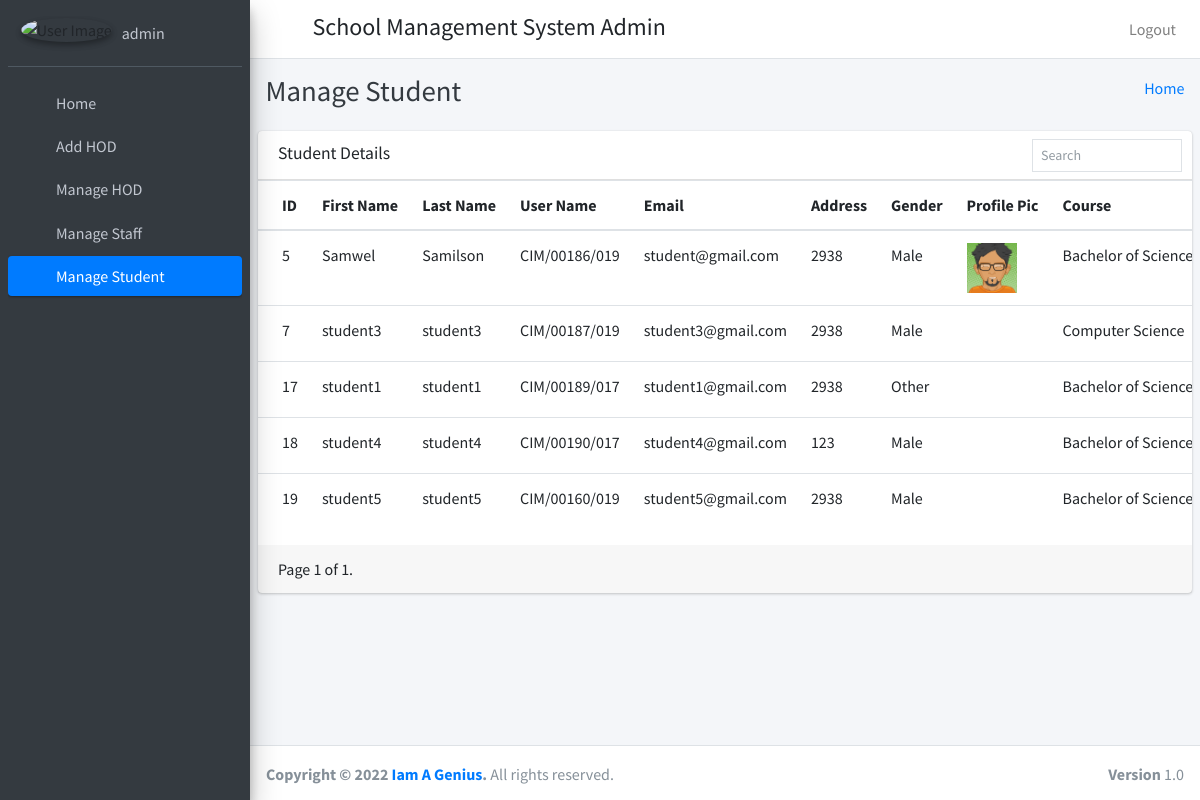
Before: /Student (signed in) with the older database file.
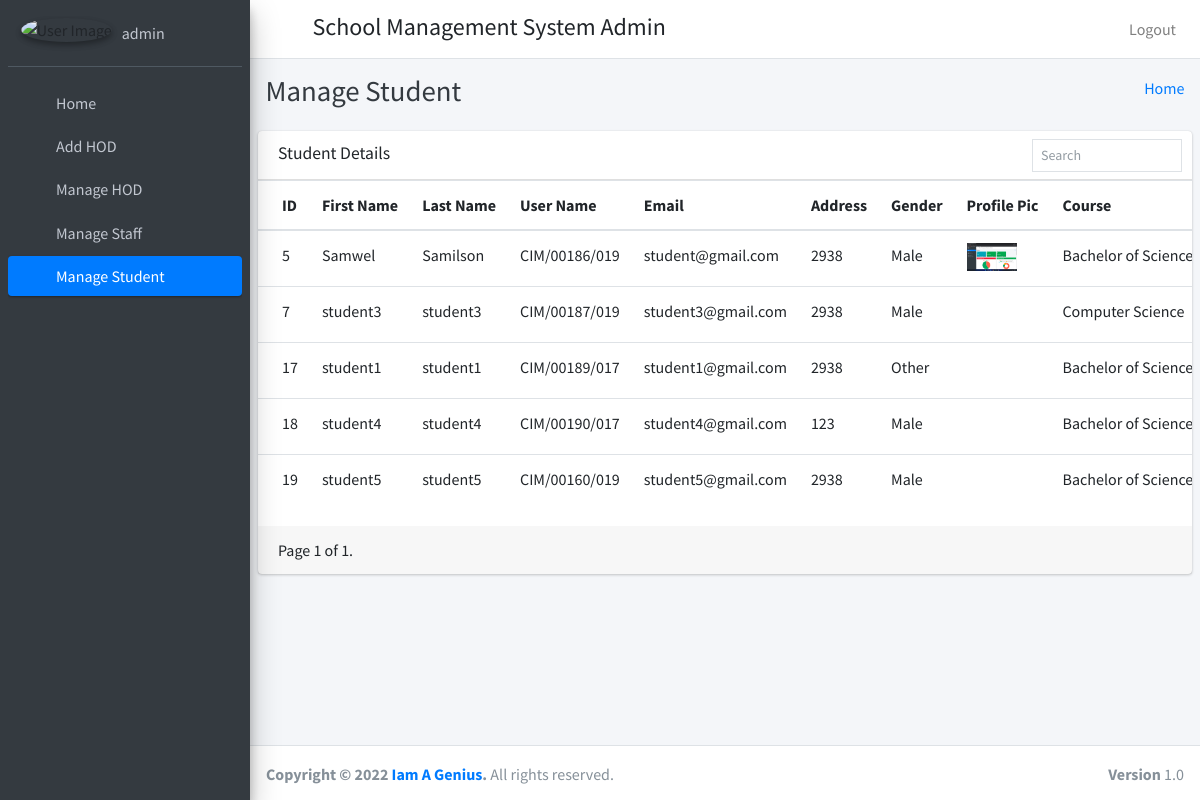
After: the same page with the newer database file.
### Student/models.py (models this page shows)
class students(models.Model):
    id=models.AutoField(primary_key=True)
    admin = models.OneToOneField(CustomUser, on_delete=models.CASCADE)
    gender = models.CharField(max_length=50)
    profile_pic = models.FileField()
    address = models.TextField()
    course_id=models.ForeignKey(courses,on_delete=models.DO_NOTHING,default=1)
    session_year_id = models.ForeignKey(sessionmodel,on_delete=models.CASCADE)
    created_at = models.DateTimeField(auto_now_add=True)
    updated_at = models.DateTimeField(auto_now_add=True)
    fcm_token=models.TextField(default="")
    objects=models.Manager()

class CustomUser(AbstractUser):
    user_type_data=((1,"HOD"),(3,"staff"),(4,"student"),(2,"admin"))
    user_type= models.CharField(default=1, choices=user_type_data,max_length=10)

class courses(models.Model):
    id = models.AutoField(primary_key=True)
    course_name = models.CharField(max_length=250)
    created_at = models.DateTimeField(auto_now_add=True)
    updated_at = models.DateTimeField(auto_now_add=True)
    objects=models.Manager()

### Student/admin_views.py (the view)
# urls.py: path('Student',admin_views.Student,name="Student"),
def Student(request):
    student = students.objects.all()
    filters = StudentFilter(request.GET,queryset=student)
    student = filters.qs
    page = request.GET.get('page',1)
    paginator = Paginator(student,10)
    page_obj = paginator.get_page(page)
    page_range = paginator.get_elided_page_range(number=page,on_each_side=3,on_ends=2)
    try:
        student = paginator.page(page)
    except PageNotAnInteger:
        student = paginator.page(1)
    except EmptyPage:
        student = paginator.page(paginator.num_pages)
    context = {
        'student':student,
        'page_obj':page_obj,
        'page_range':page_range,
        'filters':filters.form
    }
    return render(request,'admin_template/manage_students.html',context)

### templates/admin_template/manage_students.html (shortened to what the changed rows need)
{% extends 'admin_template/base.html' %}
{% block page_title %} Manage Student {% endblock page_title %}
{% load static %}
{% load i18n %}
{% block main_content %}
<section class="content">
      <div class="row">
        <div class="col-12">
          <div class="card">
            <div class="card-body table-responsive p-0">
              <div id="example2_wrapper" class="dataTables_wrapper dt-bootstrap4"><div class="row"><div class="col-sm-12 col-md-6"></div><div class="col-sm-12 col-md-6"></div></div><div class="row"><div class="col-sm-12">
                <table id="example2" class="table table-hover text-nowrap" role="grid" aria-describedby="example2_info">
                <thead>
                <tr role="row">
                  <th class="sorting_asc" tabindex="0" aria-controls="example2" rowspan="1" colspan="1" aria-sort="ascending" aria-label="Rendering engine: activate to sort column descending">ID</th>
                  <th class="sorting" tabindex="0" aria-controls="example2" rowspan="1" colspan="1" aria-label="Browser: activate to sort column ascending">First Name</th>
                  <th class="sorting" tabindex="0" aria-controls="example2" rowspan="1" colspan="1" aria-label="Platform(s): activate to sort column ascending">Last Name</th>
                  <th class="sorting" tabindex="0" aria-controls="example2" rowspan="1" colspan="1" aria-label="Engine version: activate to sort column ascending">User Name</th>
                  <th class="sorting" tabindex="0" aria-controls="example2" rowspan="1" colspan="1" aria-label="CSS grade: activate to sort column ascending">Email</th>
                  <th class="sorting" tabindex="0" aria-controls="example2" rowspan="1" colspan="1" aria-label="CSS grade: activate to sort column ascending">Address</th>
                  <th class="sorting" tabindex="0" aria-controls="example2" rowspan="1" colspan="1" aria-label="CSS grade: activate to sort column ascending">Gender</th>
                  <th class="sorting" tabindex="0" aria-controls="example2" rowspan="1" colspan="1" aria-label="CSS grade: activate to sort column ascending">Profile Pic</th>
                  <th class="sorting" tabindex="0" aria-controls="example2" rowspan="1" colspan="1" aria-label="CSS grade: activate to sort column ascending">Course</th>
                  <th class="sorting" tabindex="0" aria-controls="example2" rowspan="1" colspan="1" aria-label="CSS grade: activate to sort column ascending">Action</th></tr>
                </thead>
                <tbody>
                {% for student in student %}
                  <tr>
                      <td>{{ student.admin.id }}</td>
                      <td>{{ student.admin.first_name }}</td>
                      <td>{{ student.admin.last_name }}</td>
                      <td>{{ student.admin.username }}</td>
                      <td>{{ student.admin.email }}</td>
                      <td>{{ student.address }}</td>
                      <td>{{ student.gender }}</td>
                      <td><img src="{{ student.profile_pic }}" style="width:50px"/></td>
                      <td>{{ student.course_id.course_name }}</td>
                    </tr>
                {% endfor %}
                </tbody>
              </table>
            </div>
          </div>
        </div>
      </div>
</section>
{% endblock main_content %}

Changed rows visible on the page:
changed students "Samwel": profile_pic: picture removed, a placeholder shows
